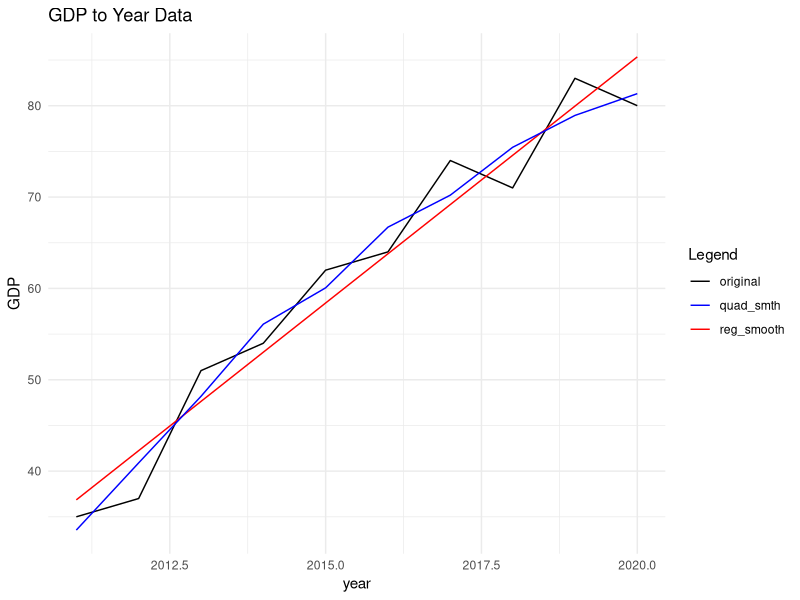
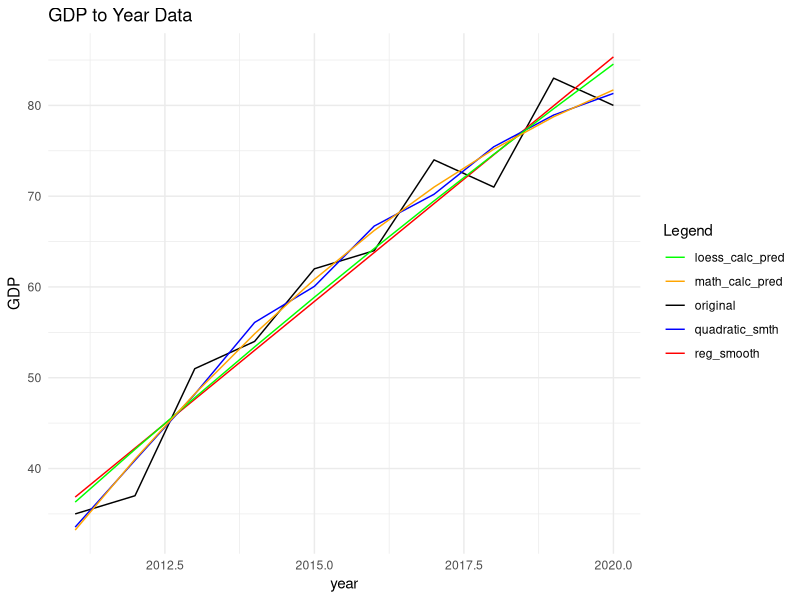
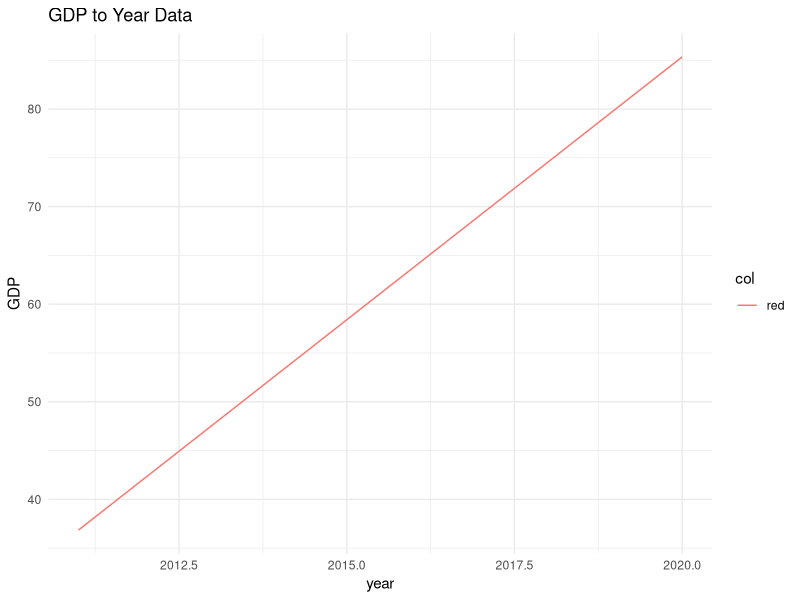
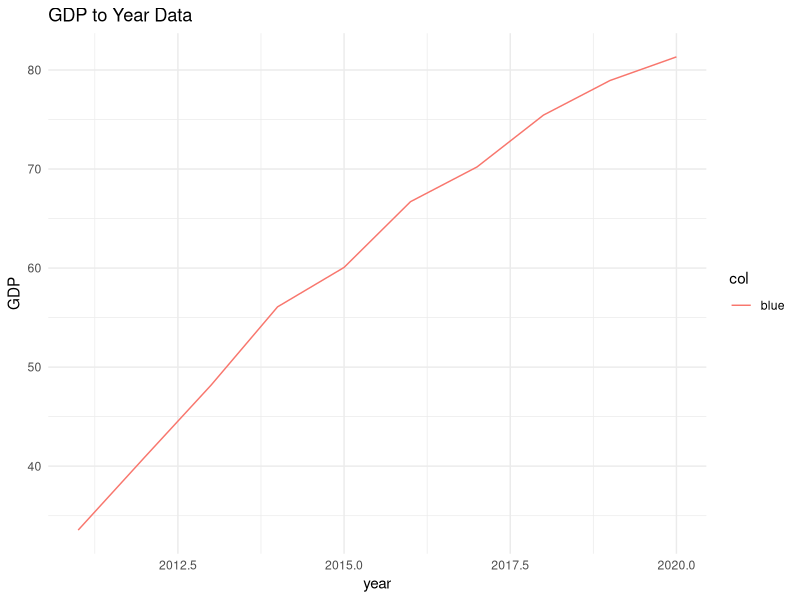
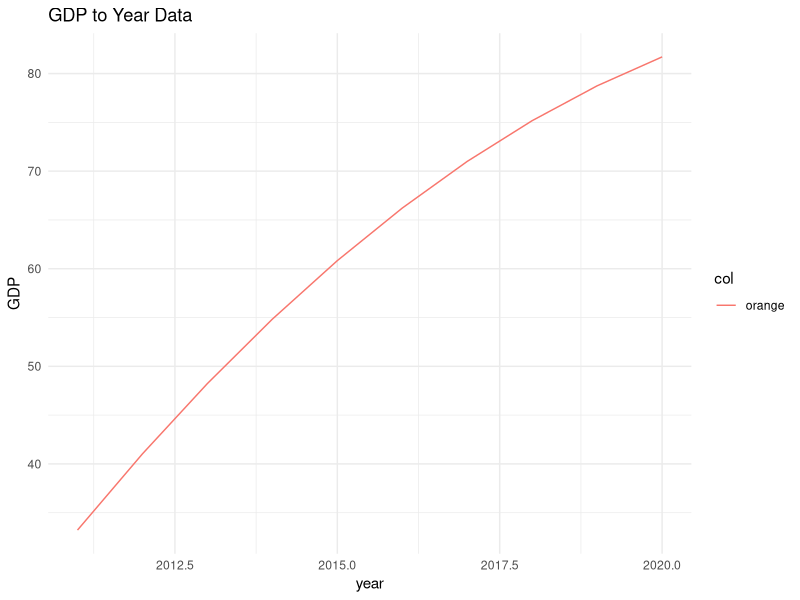
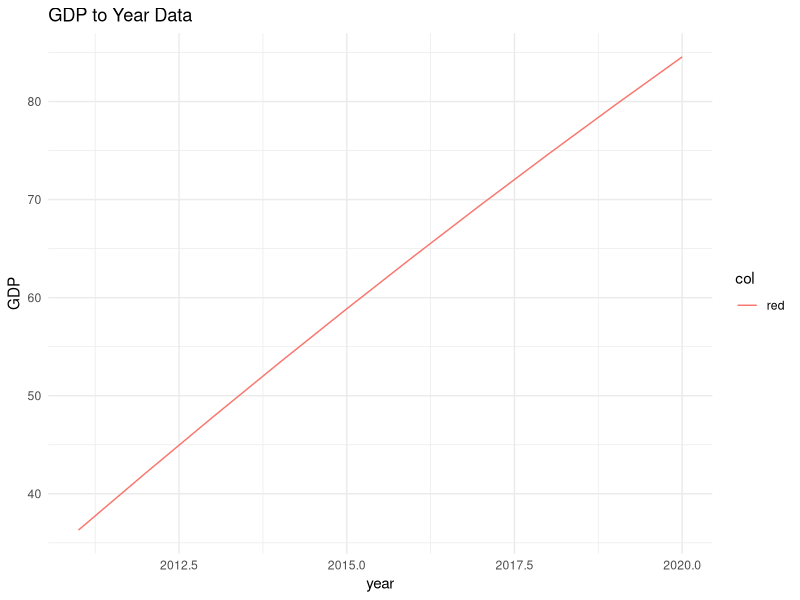
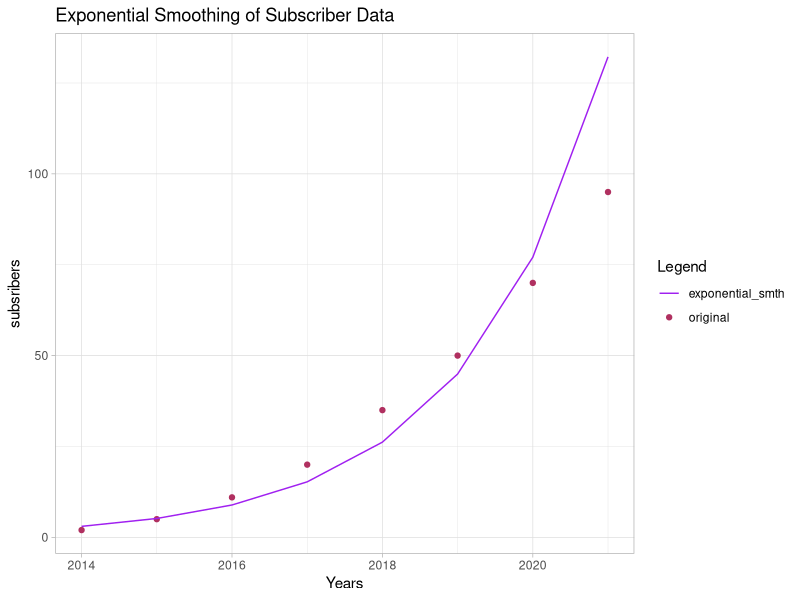
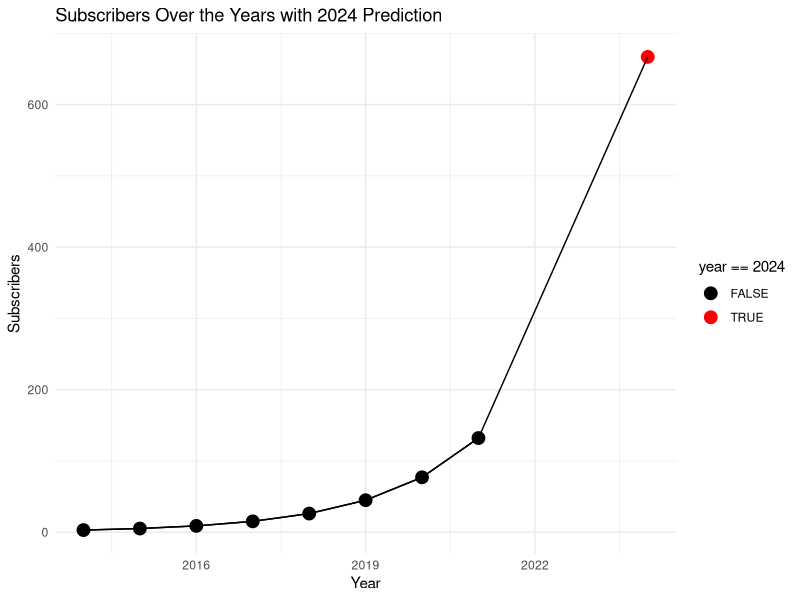

Generate these figures, in order, with R:
## ---- chunk 1
knitr::opts_chunk$set(echo = TRUE)
## ---- chunk 2
task_data = data.frame(year = seq(2011, 2020),
                       GDP = c(35, 37, 51, 54, 62, 64, 74, 71, 83, 80))

task_data
## ---- chunk 3
med_yr = median(task_data$year)
task_data$zero_yr = task_data$year - med_yr
task_data
## ---- chunk 4
trend = lm(GDP~zero_yr, data = task_data)
trend$coefficients
## ---- chunk 5
# create the reg_smooth data 
Beta_0 = trend$coefficients[1]
Beta_1 = trend$coefficients[2]

task_data$reg_smooth = Beta_1 * task_data$zero_yr + Beta_0
task_data
## ---- chunk 6
quad_smth = loess(GDP~zero_yr, task_data)
task_data$quad_smth = predict(quad_smth, task_data)
task_data
## ---- chunk 7
# regressive smoothing
summary(trend)$r.squared
## ---- chunk 8
# quadratic smoothing
mean_GDP = mean(task_data$GDP)
SST = sum((task_data$GDP - mean_GDP)^2)

residuals = residuals(quad_smth)

SSE = sum(residuals^2)

R_squared = 1 - (SSE / SST)

R_squared
## ---- chunk 9
library(ggplot2)

ggplot(aes(x = year), data = task_data)+
  geom_line(aes(y = GDP, color = "original"))+
  geom_line(aes(y = reg_smooth, color = "reg_smooth"))+
  geom_line(aes(y = quad_smth, color = "quad_smth"))+
  labs(
    title = "GDP to Year Data",
    x = "year",
    y = "GDP"
  )+
  scale_color_manual(name = "Legend", values = c("original" = "black", "reg_smooth"= "red", "quad_smth"= "blue"))+
  theme_minimal()
## ---- chunk 10
task_data$forecst_err_linear = task_data$GDP - task_data$reg_smooth
task_data$forecst_err_quad = task_data$GDP - task_data$quad_smth


task_data
## ---- chunk 11
cat("The forecast errors are:\n\nYear:", seq(2011, 2019),"\n\nLinear smoothing Err :", task_data$forecst_err_linear, "\n\nQuadratic smoothing Err :", task_data$forecst_err_quad)
## ---- chunk 12
new_data = data.frame(zero_yr = 2022 - med_yr)

predicted_gdp = predict(trend, newdata = new_data)
## ---- chunk 13
cat("The GDP for 2022 is predicted to be: ", predicted_gdp, "\n")
## ---- chunk 14
loes_val = data.frame(year = seq(2011, 2022),
                      GDP =predict(quad_smth, newdata = data.frame(zero_yr = seq(2011, 2022) - median(seq(2011, 2022)))))
loes_val
## ---- chunk 15
zero_yr_range  =  seq(min(task_data$zero_yr), max(task_data$zero_yr), length.out = 100)
predicted_values  =  predict(quad_smth, newdata = data.frame(zero_yr = zero_yr_range))

loes_df = data.frame(zero_yr = zero_yr_range, pred = predicted_values)

poly_fit  =  lm(predicted_values ~ zero_yr_range)
coefficients(poly_fit)
## ---- chunk 16
Coeffs = coefficients(poly_fit)

loes_n = nrow(task_data)
loes_yt = sum(task_data$GDP)
loes_xt = sum(task_data$zero_yr)
loes_xt_2 = sum(task_data$zero_yr ^ 2)
loes_beta_2 = (loes_yt - (loes_n * Coeffs[1]) - (Coeffs[2] * loes_xt))/ loes_xt_2

cat("The GDP for 2022 is predicted to be: ", Coeffs[1] + (2022 - med_yr) * Coeffs[2] + (2022 - med_yr)^2 * loes_beta_2, "\n")
## ---- chunk 17

task_data$loes_pred =  Coeffs[1] + (task_data$year - med_yr) * Coeffs[2] + (task_data$year - med_yr)^2 * loes_beta_2

task_data
## ---- chunk 18
new_data = data.frame(x = task_data$zero_yr,
                      y = task_data$GDP)
new_data$x_sqrd = new_data$x^2
new_data$x_y = new_data$x * new_data$y 
new_data$x_cubed = new_data$x^3
new_data$x_quad = new_data$x^4
new_data$x_2_y = new_data$x_sqrd * new_data$y

new_data
## ---- chunk 19
b = c(sum(new_data$y), sum(new_data$x_y), sum(new_data$x_2_y))

val_1 = sum(new_data$x)
val_2 = sum(new_data$x_sqrd)
val_3 = sum(new_data$x_cubed)
val_4 =  sum(new_data$x_quad)
a = matrix(c(10, val_1, val_2,
           val_1, val_2, val_3,
           val_2, val_3, val_4), byrow = TRUE, nrow = 3)

a
## ---- chunk 20
coef_x = solve(a, b)
coef_x
## ---- chunk 21
cat("The corrected GDP using math formula is:\n\t ", coef_x[1] + (2022 - med_yr) * coef_x[2] + (2022 - med_yr)^2 * coef_x[3])
## ---- chunk 22
task_data$math_quad = coef_x[1] + task_data$zero_yr * coef_x[2] + task_data$zero_yr^2 * coef_x[3]

task_data
## ---- chunk 23
library(ggplot2)

plot_smth = function(y_data, col){
  plot_data = data.frame(x = task_data$year,
                         y = task_data[[y_data]])
  plot = ggplot(aes(x = x), data = plot_data)+
    geom_line(aes(y = y, color = col))+
    labs(
    title = "GDP to Year Data",
    x = "year",
    y = "GDP"
  )+
  theme_minimal()
  return(plot)
}
## ---- chunk 24

ggplot(aes(x = year), data = task_data)+
  geom_line(aes(y = GDP, color = "original"))+
  geom_line(aes(y = reg_smooth, color = "reg_smooth"))+
  geom_line(aes(y = quad_smth, color = "quadratic_smth"))+
  geom_line(aes(y = loes_pred, color = "loess_calc_pred"))+
   geom_line(aes(y = math_quad, color = "math_calc_pred"))+
  labs(
    title = "GDP to Year Data",
    x = "year",
    y = "GDP"
  )+
  scale_color_manual(name = "Legend", values = c("original" = "black", "reg_smooth"= "red", "quadratic_smth"= "blue", "loess_calc_pred" = "green", "math_calc_pred" = "orange"))+
  theme_minimal()




## ---- chunk 25
plot_smth("reg_smooth", "red")
## ---- chunk 26
plot_smth("quad_smth", "blue")
## ---- chunk 27
plot_smth("math_quad", "orange")
## ---- chunk 28
plot_smth("loes_pred", "red")
## ---- chunk 29
exp_data = data.frame(year= seq(2014, 2021),
                      subscribers = c(2, 5, 11, 20, 35, 50, 70, 95))
exp_data
## ---- chunk 30
exp_Data = function(df,x, y){
  # transform
  log_data = log(df[[y]])
  
  yr = df[[x]]
  
  # fit 
  model = lm(log_data~yr, data = df )
  
  print("model summary:")
  print(summary(model))
  cat("\n\n\nThe R-squared value is:\n", summary(model)$r.squared)
  
  # intercepts
  alpha = exp(coef(model)[1])
  beta = coef(model)[2]
  
  cat("\n\n\nThe alpha value is and the beta value is:\n\t", alpha, "\t", beta,"\n")
  
  val = df[[x]]
  
  predicted = alpha * exp(beta * val)
  
  return(predicted)
  
  
}
## ---- chunk 31
exp_data$t = exp_data$year - median(exp_data$year)
exp_data$exp_trend = exp_Data(exp_data, "t", "subscribers")
## ---- chunk 32
exp_data
## ---- chunk 33
exp_data$forecst_err = exp_data$subscribers - exp_data$exp_trend

exp_data
## ---- chunk 34
pred_subs = function(alpha, beta, target){
  
  return(alpha * exp(beta * target))
}
## ---- chunk 35
med = median(exp_data$year)
target = 2024 - med
cat("The predicted subsribers are:\n\t",round(pred_subs(20.00024, 0.5395523, target)), "\n")
## ---- chunk 36
ggplot(aes(x = year), data = exp_data)+
  geom_point(aes(y = subscribers, color = "original"))+
  geom_line(aes(y = exp_trend, color = "exponential_smth"))+
  labs(
    title = "Exponential Smoothing of Subscriber Data",
    x = "Years",
    y = "subsribers"
  )+
  scale_color_manual(name = "Legend",
                     values = c("original" = "maroon",
                                "exponential_smth" = "purple"))+
  theme_light()
## ---- chunk 37
pred_exp = rbind(data.frame(
  year = c(2014, 2015, 2016, 2017, 2018, 2019, 2020, 2021),
  subscribers = exp_data$exp_trend,
  t = c(-3.5, -2.5, -1.5, -0.5, 0.5, 1.5, 2.5, 3.5)
),
                 data.frame(year = 2024, subscribers = 667, t = 6.5))

ggplot(pred_exp, aes(x = year, y = subscribers)) +
  geom_point(aes(color = year == 2024), size = 4) +  
  geom_line(data = pred_exp[pred_exp$year <= 2021, ], aes(group = 1)) + 
  geom_line() +
  scale_color_manual(values = c("black", "red")) +  
  labs(title = "Subscribers Over the Years with 2024 Prediction",
       x = "Year",
       y = "Subscribers") +
  theme_minimal()
## ---- chunk 38
task_data$exp_smth = exp_Data(task_data, "zero_yr", "GDP")
## ---- chunk 39
task_data
